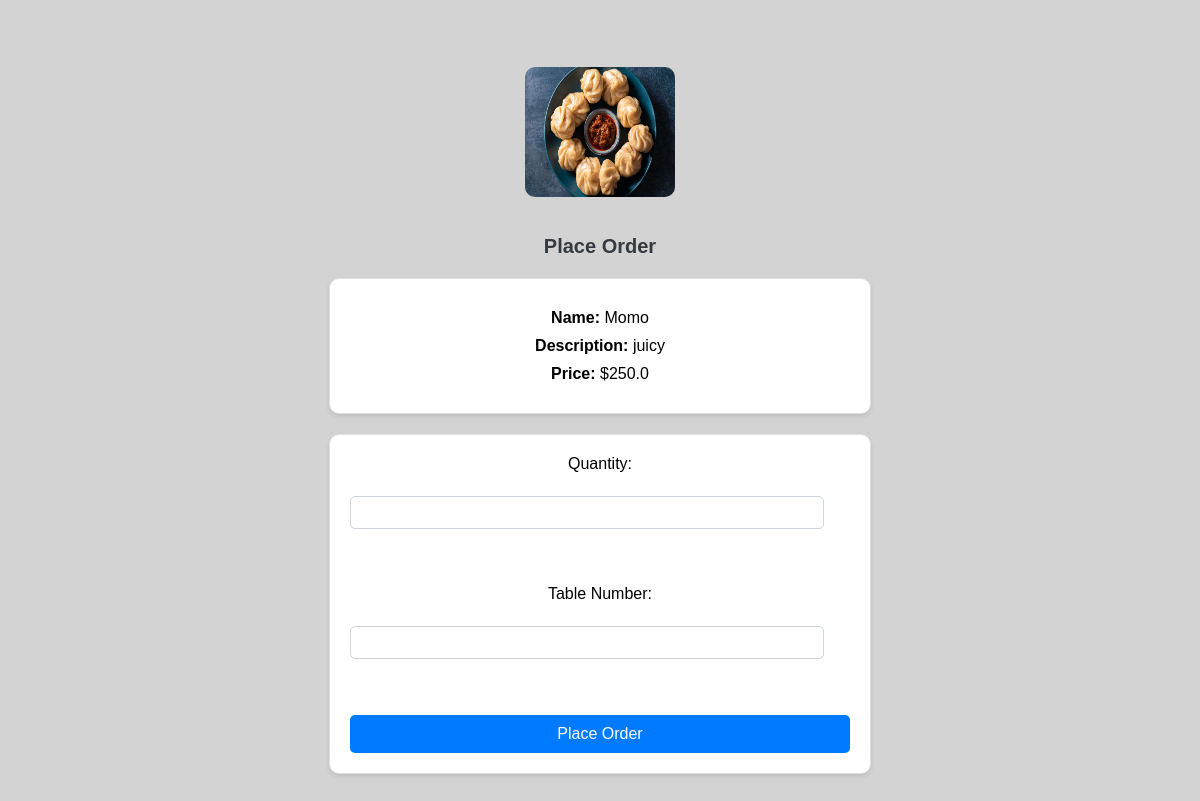
Page /order/1 on the committed database.
### app.py (models this page shows)
class MenuItem(db.Model):
    id = db.Column(db.Integer, primary_key=True)
    name = db.Column(db.String(100), nullable=False)
    description = db.Column(db.String(255), nullable=False)
    price = db.Column(db.Float, nullable=False)
    image_filename = db.Column(db.String(255), nullable=True)

### app.py (the view, shortened to what this page needs)
@app.route('/order/<int:item_id>', methods=['POST','GET'])
def order(item_id):
    item = MenuItem.query.get_or_404(item_id)
    if item is None:
        return "Item not found", 404
    print(f"Item Name: {item.name}")
    print(f"Item Description: {item.description}")
    print(f"Item Price: {item.price}")
    return render_template('customer/order.html',item=item)

### templates/customer/order.html (shortened to what this page needs)
<!DOCTYPE html>
<html lang="en">
<head>
    <link rel="stylesheet" href="{{ url_for('static', filename='css/customer/order.css') }}">
</head>
<body>
    <div class="main">
        <img src="{{ url_for('static', filename='uploads/' ~ item.image_filename) }}" alt="{{ item.name }}"><br>
            <h1>Place Order</h1>
            <div class="item-details">
                <p><strong>Name:</strong> {{ item.name }}</p>
                <p><strong>Description:</strong> {{ item.description }}</p>
                <p><strong>Price:</strong> ${{ item.price }}</p>
            </div>
            <form method="POST">
                <label for="quantity">Quantity:</label><br>
                <input type="number" id="quantity" name="quantity" required><br><br>
                <label for="table_number">Table Number:</label><br>
                <input type="number" id="table_number" name="table_number" required><br><br>
                <button type="submit">Place Order</button>
            </form>
    </div>
</body>
</html>

### static/css/customer/order.css (style rules this page uses)
body { margin: 0; padding: 0; font-family: Arial, sans-serif; background-color: lightgrey; }
.main { display: flex; flex-direction: column; align-items: center; justify-content: center; min-height: 100vh; padding: 20px; }
img { border-radius: 10px; width: 150px; height: 130px; }
h1 { color: #343a40; margin: 20px 0; font-size: 20px; }
.item-details { background-color: #ffffff; border: 1px solid #dee2e6; border-radius: 10px; padding: 20px; margin-bottom: 20px; box-shadow: 0 2px 4px rgba(0, 0, 0, 0.1); width: 100%; max-width: 500px; text-align: center; }
.item-details p { margin: 10px 0; }
form { display: flex; flex-direction: column; background-color: #ffffff; border: 1px solid #dee2e6; border-radius: 10px; padding: 20px; box-shadow: 0 2px 4px rgba(0, 0, 0, 0.1); width: 100%; max-width: 500px; text-align: center; }
form label { display: block; margin-bottom: 5px; }
form input[type="number"] { width: 38vw; padding: 8px; margin-bottom: 20px; border: 1px solid #ced4da; border-radius: 5px; }
form button { padding: 10px 20px; background-color: #007bff; color: white; border: none; border-radius: 5px; font-size: 16px; cursor: pointer; }

### rows in the picture
MenuItem: image_filename (picture), name "Momo", description "juicy", price "250.0"
